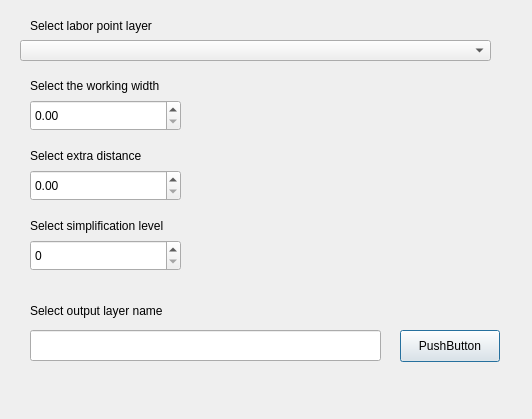
<?xml version="1.0" encoding="UTF-8"?>
<ui version="4.0">
 <class>PointLayerToLaborPolygonDialogBase</class>
 <widget class="QDialog" name="PointLayerToLaborPolygonDialogBase">
  <property name="geometry">
   <rect>
    <x>0</x>
    <y>0</y>
    <width>532</width>
    <height>419</height>
   </rect>
  </property>
  <property name="windowTitle">
   <string>Convert points to labor area</string>
  </property>
  <widget class="QDialogButtonBox" name="button_box">
   <property name="geometry">
    <rect>
     <x>340</x>
     <y>380</y>
     <width>161</width>
     <height>32</height>
    </rect>
   </property>
   <property name="standardButtons">
    <set>QDialogButtonBox::NoButton</set>
   </property>
  </widget>
  <widget class="QComboBox" name="input_layer">
   <property name="geometry">
    <rect>
     <x>20</x>
     <y>40</y>
     <width>471</width>
     <height>21</height>
    </rect>
   </property>
  </widget>
  <widget class="QLineEdit" name="output_layer">
   <property name="geometry">
    <rect>
     <x>30</x>
     <y>330</y>
     <width>351</width>
     <height>31</height>
    </rect>
   </property>
  </widget>
  <widget class="QPushButton" name="pushButton">
   <property name="geometry">
    <rect>
     <x>400</x>
     <y>330</y>
     <width>100</width>
     <height>32</height>
    </rect>
   </property>
   <property name="text">
    <string>PushButton</string>
   </property>
  </widget>
  <widget class="QLabel" name="label">
   <property name="geometry">
    <rect>
     <x>30</x>
     <y>10</y>
     <width>451</width>
     <height>31</height>
    </rect>
   </property>
   <property name="text">
    <string>Select labor point layer</string>
   </property>
  </widget>
  <widget class="QLabel" name="label_2">
   <property name="geometry">
    <rect>
     <x>30</x>
     <y>70</y>
     <width>161</width>
     <height>31</height>
    </rect>
   </property>
   <property name="text">
    <string>Select the working width</string>
   </property>
  </widget>
  <widget class="QDoubleSpinBox" name="labor_width">
   <property name="geometry">
    <rect>
     <x>30</x>
     <y>100</y>
     <width>151</width>
     <height>31</height>
    </rect>
   </property>
  </widget>
  <widget class="QLabel" name="label_3">
   <property name="geometry">
    <rect>
     <x>30</x>
     <y>300</y>
     <width>181</width>
     <height>21</height>
    </rect>
   </property>
   <property name="text">
    <string>Select output layer name</string>
   </property>
  </widget>
  <widget class="QLabel" name="label_4">
   <property name="geometry">
    <rect>
     <x>30</x>
     <y>140</y>
     <width>161</width>
     <height>31</height>
    </rect>
   </property>
   <property name="text">
    <string>Select extra distance</string>
   </property>
  </widget>
  <widget class="QDoubleSpinBox" name="extra_distance">
   <property name="geometry">
    <rect>
     <x>30</x>
     <y>170</y>
     <width>151</width>
     <height>31</height>
    </rect>
   </property>
  </widget>
  <widget class="QLabel" name="label_5">
   <property name="geometry">
    <rect>
     <x>30</x>
     <y>210</y>
     <width>181</width>
     <height>31</height>
    </rect>
   </property>
   <property name="text">
    <string>Select simplification level</string>
   </property>
  </widget>
  <widget class="QSpinBox" name="simplification_level">
   <property name="geometry">
    <rect>
     <x>30</x>
     <y>240</y>
     <width>151</width>
     <height>31</height>
    </rect>
   </property>
  </widget>
 </widget>
 <resources/>
 <connections>
  <connection>
   <sender>button_box</sender>
   <signal>accepted()</signal>
   <receiver>PointLayerToLaborPolygonDialogBase</receiver>
   <slot>accept()</slot>
   <hints>
    <hint type="sourcelabel">
     <x>20</x>
     <y>20</y>
    </hint>
    <hint type="destinationlabel">
     <x>20</x>
     <y>20</y>
    </hint>
   </hints>
  </connection>
  <connection>
   <sender>button_box</sender>
   <signal>rejected()</signal>
   <receiver>PointLayerToLaborPolygonDialogBase</receiver>
   <slot>reject()</slot>
   <hints>
    <hint type="sourcelabel">
     <x>20</x>
     <y>20</y>
    </hint>
    <hint type="destinationlabel">
     <x>20</x>
     <y>20</y>
    </hint>
   </hints>
  </connection>
 </connections>
</ui>
